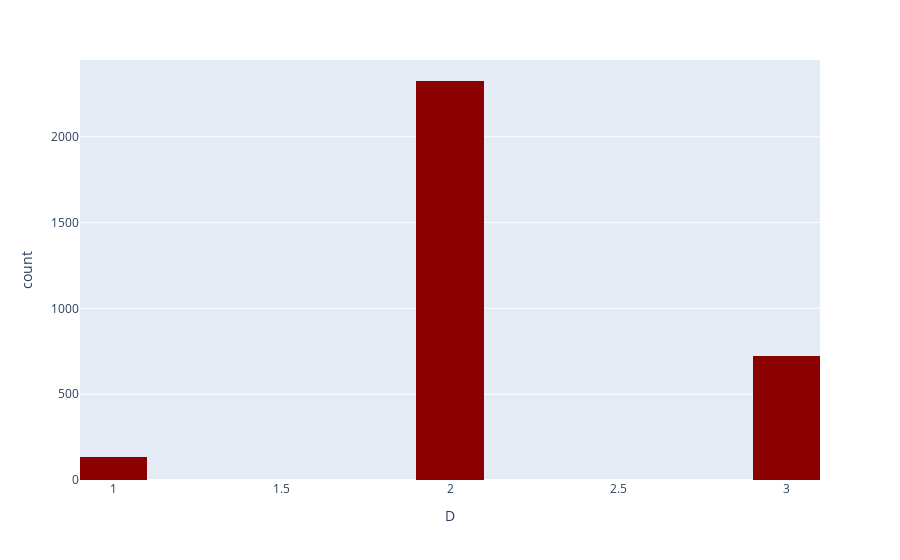

The cell this chart's notebook holds for it:
### Code cell
fig = px.histogram(csa, x="D",nbins = 20,color_discrete_sequence = ['darkred'])
fig.show()

### Figure 1 — Plotly figure (JSON) as saved in the notebook; plotly's stock layout.template omitted (floating-point values rounded to 4 significant figures; data arrays with more than 128 entries replaced by an {"elided": "..."} marker saying what was removed)
{"data": [{"alignmentgroup": "True", "bingroup": "x", "hovertemplate": "D=%{x}<br>count=%{y}<extra></extra>", "legendgroup": "", "marker": {"color": "darkred", "pattern": {"shape": ""}}, "name": "", "nbinsx": 20, "offsetgroup": "", "orientation": "v", "showlegend": false, "type": "histogram", "x": {"elided": "3179 int values"}, "xaxis": "x", "yaxis": "y"}], "layout": {"autosize": true, "barmode": "relative", "legend": {"tracegroupgap": 0}, "margin": {"t": 60}, "xaxis": {"anchor": "y", "autorange": true, "domain": [0, 1], "range": [0.9, 3.1], "title": {"text": "D"}, "type": "linear"}, "yaxis": {"anchor": "x", "autorange": true, "domain": [0, 1], "range": [0, 2447.0], "title": {"text": "count"}}}}
